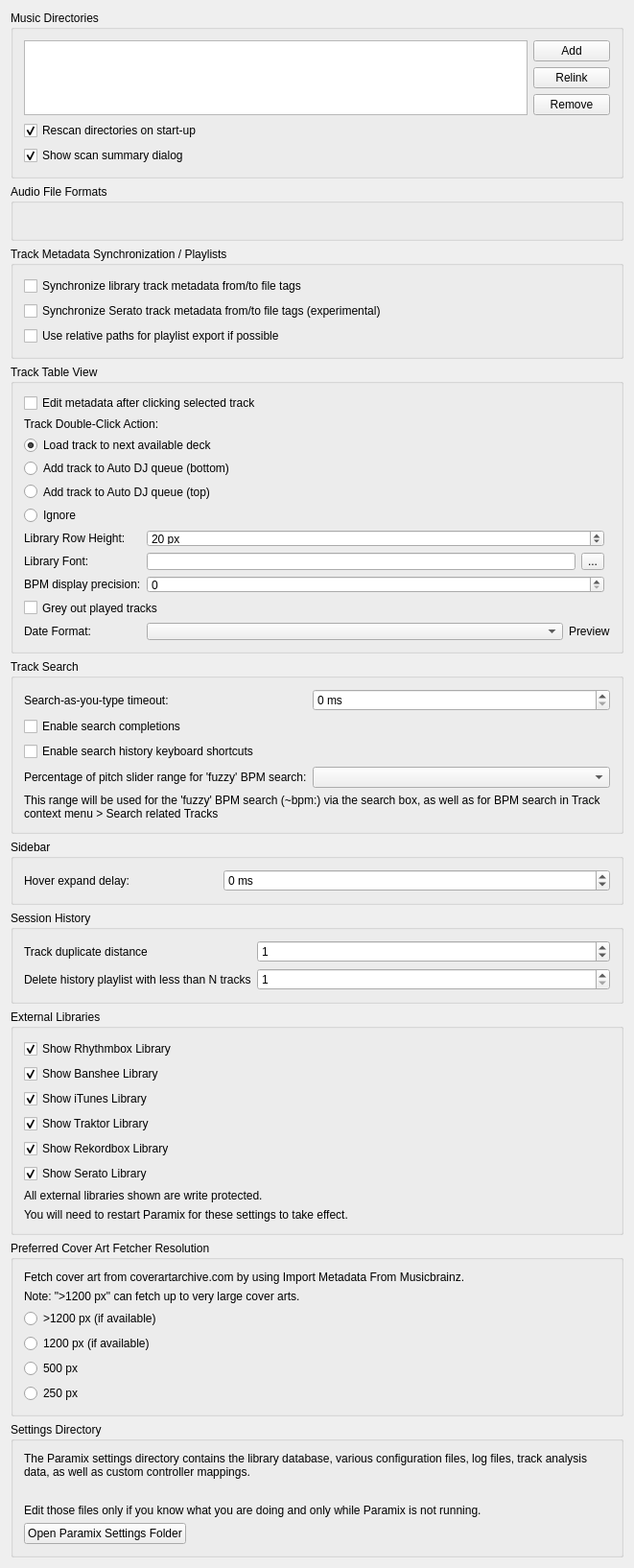
<?xml version="1.0" encoding="UTF-8"?>
<ui version="4.0">
 <class>DlgPrefLibraryDlg</class>
 <widget class="QWidget" name="DlgPrefLibraryDlg">
  <property name="geometry">
   <rect>
    <x>0</x>
    <y>0</y>
    <width>661</width>
    <height>1522</height>
   </rect>
  </property>
  <property name="windowTitle">
   <string notr="true">Library Preferences</string>
  </property>
  <layout class="QVBoxLayout" name="verticalLayout">

   <item>
    <widget class="QGroupBox" name="groupBox_MusicDirectories">
     <property name="title">
      <string>Music Directories</string>
     </property>
     <layout class="QGridLayout" name="gridLayout_music_directories">

      <item row="0" column="0" rowspan="3">
       <widget class="QListView" name="dirList">
        <property name="editTriggers">
         <set>QAbstractItemView::NoEditTriggers</set>
        </property>
        <property name="iconSize">
         <size>
          <width>16</width>
          <height>16</height>
         </size>
        </property>
        <property name="uniformItemSizes">
         <bool>true</bool>
        </property>
       </widget>
      </item>

      <item row="0" column="1">
       <widget class="QPushButton" name="pushButton_add_dir">
        <property name="font">
         <font/>
        </property>
        <property name="toolTip">
         <string>Add a directory where your music is stored. Paramix will watch this directory and its subdirectories for new tracks.</string>
        </property>
        <property name="text">
         <string>Add</string>
        </property>
       </widget>
      </item>

      <item row="1" column="1">
       <widget class="QPushButton" name="pushButton_relocate_dir">
        <property name="toolTip">
         <string>If an existing music directory is moved, Paramix doesn't know where to find the audio files in it. Choose Relink to select the music directory in its new location. &lt;br/&gt; This will re-establish the links to the audio files in the Paramix library.</string>
        </property>
        <property name="text">
         <string extracomment="This will re-establish the links to the audio files in the Mixxx database if you move an music directory to a new location.">Relink</string>
        </property>
       </widget>
      </item>

      <item row="2" column="1">
       <widget class="QPushButton" name="pushButton_remove_dir">
        <property name="font">
         <font/>
        </property>
        <property name="toolTip">
         <string>If removed, Paramix will no longer watch this directory and its subdirectories for new tracks.</string>
        </property>
        <property name="text">
         <string>Remove</string>
        </property>
       </widget>
      </item>

      <item row="3" column="0" colspan="2">
       <widget class="QCheckBox" name="checkBox_library_scan">
        <property name="text">
         <string>Rescan directories on start-up</string>
        </property>
        <property name="checked">
         <bool>true</bool>
        </property>
       </widget>
      </item>

      <item row="4" column="0" colspan="2">
       <widget class="QCheckBox" name="checkBox_library_scan_summary">
        <property name="text">
         <string>Show scan summary dialog</string>
        </property>
        <property name="checked">
         <bool>true</bool>
        </property>
       </widget>
      </item>

     </layout>
    </widget>
   </item>

   <item>
    <widget class="QGroupBox" name="groupBox_AudioFileFormats">
     <property name="title">
      <string>Audio File Formats</string>
     </property>
     <property name="flat">
      <bool>false</bool>
     </property>
     <layout class="QGridLayout" name="gridLayout_audio_formats">
      <item row="0" column="0">
       <widget class="QLabel" name="builtInFormats">
        <property name="text">
         <string/>
        </property>
        <property name="wordWrap">
         <bool>true</bool>
        </property>
       </widget>
      </item>
     </layout>
    </widget>
   </item>

   <item>
    <widget class="QGroupBox" name="groupBox_AudioFileTags">
     <property name="title">
      <string>Track Metadata Synchronization / Playlists</string>
     </property>
     <layout class="QGridLayout" name="gridLayout_metadata">
      <item row="0" column="0" colspan="2">
       <widget class="QCheckBox" name="checkBox_sync_track_metadata">
        <property name="toolTip">
         <string>Automatically write modified track metadata from the library into file tags and reimport metadata from updated file tags into the library</string>
        </property>
        <property name="text">
         <string>Synchronize library track metadata from/to file tags</string>
        </property>
       </widget>
      </item>

      <item row="1" column="0">
       <widget class="QCheckBox" name="checkBox_serato_metadata_export">
        <property name="toolTip">
         <string>Keeps track color, beat grid, bpm lock, cue points, and loops synchronized with SERATO_MARKERS/MARKERS2 file tags.&lt;br/&gt;&lt;br/&gt;WARNING: Enabling this option also enables the reimport of Serato metadata after files have been modified outside of Paramix. On reimport existing metadata in Paramix is replaced with the metadata found in file tags. Custom metadata not included in file tags like loop colors is lost.</string>
        </property>
        <property name="text">
         <string>Synchronize Serato track metadata from/to file tags (experimental)</string>
        </property>
       </widget>
      </item>

      <item row="2" column="0" colspan="2">
       <widget class="QCheckBox" name="checkBox_use_relative_path">
        <property name="text">
         <string>Use relative paths for playlist export if possible</string>
        </property>
       </widget>
      </item>
     </layout>
    </widget>
   </item>

   <item>
    <widget class="QGroupBox" name="groupBox_TrackTableView">
     <property name="title">
      <string>Track Table View</string>
     </property>
     <layout class="QGridLayout" name="gridLayout_track_table_view">

      <item row="1" column="0" colspan="4">
       <widget class="QCheckBox" name="checkBox_edit_metadata_selected_clicked">
        <property name="text">
         <string>Edit metadata after clicking selected track</string>
        </property>
       </widget>
      </item>

      <item row="2" column="0" colspan="4">
       <widget class="QLabel" name="label_doubeClickAction">
        <property name="text">
         <string>Track Double-Click Action:</string>
        </property>
        <property name="alignment">
         <set>Qt::AlignLeft|Qt::AlignVCenter</set>
        </property>
       </widget>
      </item>

      <item row="3" column="0" colspan="4">
       <widget class="QRadioButton" name="radioButton_dbclick_deck">
        <property name="text">
         <string>Load track to next available deck</string>
        </property>
        <property name="checked">
         <bool>true</bool>
        </property>
       </widget>
      </item>
      <item row="4" column="0" colspan="4">
       <widget class="QRadioButton" name="radioButton_dbclick_bottom">
        <property name="text">
         <string>Add track to Auto DJ queue (bottom)</string>
        </property>
       </widget>
      </item>
      <item row="5" column="0" colspan="4">
       <widget class="QRadioButton" name="radioButton_dbclick_top">
        <property name="text">
         <string>Add track to Auto DJ queue (top)</string>
        </property>
       </widget>
      </item>
      <item row="6" column="0" colspan="4">
       <widget class="QRadioButton" name="radioButton_dbclick_ignore">
        <property name="text">
         <string>Ignore</string>
        </property>
       </widget>
      </item>

      <item row="7" column="0">
       <widget class="QLabel" name="label_rowHeight">
        <property name="text">
         <string>Library Row Height:</string>
        </property>
        <property name="alignment">
         <set>Qt::AlignLeft|Qt::AlignVCenter</set>
        </property>
       </widget>
      </item>
      <item row="7" column="1" colspan="2">
       <widget class="QSpinBox" name="spinBox_row_height">
        <property name="suffix">
         <string> px</string>
        </property>
        <property name="minimum">
         <number>5</number>
        </property>
        <property name="maximum">
         <number>100</number>
        </property>
        <property name="value">
         <number>20</number>
        </property>
       </widget>
      </item>

      <item row="8" column="0">
       <widget class="QLabel" name="label_libraryFont">
        <property name="text">
         <string>Library Font:</string>
        </property>
        <property name="alignment">
         <set>Qt::AlignLeft|Qt::AlignVCenter</set>
        </property>
       </widget>
      </item>
      <item row="8" column="1">
       <widget class="QLineEdit" name="lineEdit_library_font">
        <property name="readOnly">
         <bool>true</bool>
        </property>
       </widget>
      </item>
      <item row="8" column="2">
       <widget class="QToolButton" name="btn_library_font">
        <property name="text">
         <string>...</string>
        </property>
       </widget>
      </item>

      <item row="9" column="0">
       <widget class="QLabel" name="label_bpm_precision">
        <property name="text">
         <string>BPM display precision:</string>
        </property>
        <property name="alignment">
         <set>Qt::AlignLeft|Qt::AlignVCenter</set>
        </property>
       </widget>
      </item>
      <item row="9" column="1" colspan="2">
       <widget class="QSpinBox" name="spinbox_bpm_precision"/>
      </item>

      <item row="10" column="0" colspan="4">
       <widget class="QCheckBox" name="checkbox_played_track_color">
        <property name="text">
         <string>Grey out played tracks</string>
        </property>
       </widget>
      </item>

      <item row="11" column="0">
       <widget class="QLabel" name="label_dateFormat">
        <property name="text">
         <string>Date Format:</string>
        </property>
        <property name="alignment">
         <set>Qt::AlignLeft|Qt::AlignVCenter</set>
        </property>
       </widget>
      </item>
      <item row="11" column="1" colspan="3">
       <layout class="QHBoxLayout" name="horizontalLayout_dateFormat">
        <property name="leftMargin">
         <number>0</number>
        </property>
        <property name="topMargin">
         <number>0</number>
        </property>
        <property name="rightMargin">
         <number>0</number>
        </property>
        <property name="bottomMargin">
         <number>0</number>
        </property>
        <item>
         <widget class="QComboBox" name="comboBox_dateFormat">
          <property name="sizePolicy">
           <sizepolicy hsizetype="Expanding" vsizetype="Fixed">
            <horstretch>0</horstretch>
            <verstretch>0</verstretch>
           </sizepolicy>
          </property>
         </widget>
        </item>
        <item>
         <widget class="QLabel" name="label_dateFormatPreview">
          <property name="text">
           <string>Preview</string>
          </property>
         </widget>
        </item>
       </layout>
      </item>

     </layout>
    </widget>
   </item><!-- Track Table View -->

   <item>
    <widget class="QGroupBox" name="groupBox_Search">
     <property name="title">
      <string>Track Search</string>
     </property>
     <layout class="QGridLayout" name="gridLayout_search">

      <item row="0" column="0">
       <widget class="QLabel" name="label_searchDebouncingTimeout">
        <property name="text">
         <string>Search-as-you-type timeout:</string>
        </property>
        <property name="alignment">
         <set>Qt::AlignLeft|Qt::AlignVCenter</set>
        </property>
       </widget>
      </item>
      <item row="0" column="1" colspan="2">
       <widget class="QSpinBox" name="spinBox_search_debouncing_timeout">
        <property name="suffix">
         <string> ms</string>
        </property>
       </widget>
      </item>

      <item row="1" column="0" colspan="3">
       <widget class="QCheckBox" name="checkBox_enable_search_completions">
        <property name="text">
         <string>Enable search completions</string>
        </property>
       </widget>
      </item>

      <item row="2" column="0" colspan="3">
       <widget class="QCheckBox" name="checkBox_enable_search_history_shortcuts">
        <property name="text">
         <string>Enable search history keyboard shortcuts</string>
        </property>
       </widget>
      </item>

      <item row="3" column="0">
       <widget class="QLabel" name="label_searchBpmFuzzyRange">
        <property name="text">
         <string>Percentage of pitch slider range for 'fuzzy' BPM search:</string>
        </property>
        <property name="alignment">
         <set>Qt::AlignLeft|Qt::AlignVCenter</set>
        </property>
        <property name="buddy">
         <cstring>comboBox_search_bpm_fuzzy_range</cstring>
        </property>
       </widget>
      </item>
      <item row="3" column="1" colspan="2">
       <widget class="QComboBox" name="comboBox_search_bpm_fuzzy_range"/>
      </item>
      <item row="4" column="0" colspan="3">
       <widget class="QLabel" name="label_searchBpmFuzzyRangeInfo">
        <property name="text">
         <string>This range will be used for the 'fuzzy' BPM search (~bpm:) via the search box, as well as for BPM search in Track context menu &gt; Search related Tracks</string>
        </property>
        <property name="wordWrap">
         <bool>true</bool>
        </property>
       </widget>
      </item>

     </layout>
    </widget>
   </item><!-- Search box -->

   <item>
    <widget class="QGroupBox" name="groupBox_sidebar">
     <property name="title">
      <string>Sidebar</string>
     </property>
     <layout class="QGridLayout" name="gridLayout_sidebar">

      <item row="0" column="0">
       <widget class="QLabel" name="label_sidebar_hover_expand_delay">
        <property name="text">
         <string>Hover expand delay:</string>
        </property>
        <property name="alignment">
         <set>Qt::AlignLeft|Qt::AlignVCenter</set>
        </property>
        <property name="buddy">
         <cstring>spinBox_sidebar_hover_expand_delay</cstring>
        </property>
       </widget>
      </item>
      <item row="0" column="1" colspan="2">
       <widget class="QSpinBox" name="spinBox_sidebar_hover_expand_delay">
        <property name="suffix">
         <string> ms</string>
        </property>
        <property name="toolTip">
         <string>The delay until sidebar items are expanded or collapsed hovered during drag'n'drop. -1 disables auto-expand.</string>
        </property>
        <property name="minimum">
         <number>-1</number>
        </property>
        <property name="maximum">
         <number>5000</number>
        </property>
        <property name="singleStep">
         <number>50</number>
        </property>
       </widget>
      </item>

     </layout>
    </widget>
   </item>

   <item>
    <widget class="QGroupBox" name="groupBox_History">
     <property name="title">
      <string>Session History</string>
     </property>
     <layout class="QGridLayout" name="gridLayout_history">

      <item row="1" column="0">
       <widget class="QLabel" name="label_history_track_duplicate_distance">
        <property name="text">
         <string>Track duplicate distance</string>
        </property>
        <property name="alignment">
         <set>Qt::AlignLeft|Qt::AlignVCenter</set>
        </property>
        <property name="wordWrap">
         <bool>true</bool>
        </property>
       </widget>
      </item>
      <item row="1" column="1" colspan="2">
       <widget class="QSpinBox" name="spinbox_history_track_duplicate_distance">
        <property name="toolTip">
         <string>When playing a track again log it to the session history only if more than N other tracks have been played in the meantime</string>
        </property>
        <property name="minimum">
         <number>0</number>
        </property>
        <property name="maximum">
         <number>99</number>
        </property>
        <property name="value">
         <number>1</number>
        </property>
       </widget>
      </item>

      <item row="2" column="0">
       <widget class="QLabel" name="label_history_cleanup">
        <property name="toolTip">
         <string>History playlist with less than N tracks will be deleted&lt;br/&gt;&lt;br/&gt;Note: the cleanup will be performed during startup and shutdown of Paramix.</string>
        </property>
        <property name="text">
         <string>Delete history playlist with less than N tracks</string>
        </property>
        <property name="alignment">
         <set>Qt::AlignLeft|Qt::AlignVCenter</set>
        </property>
       </widget>
      </item>
      <item row="2" column="1" colspan="2">
       <widget class="QSpinBox" name="spinbox_history_min_tracks_to_keep">
        <property name="minimum">
         <number>1</number>
        </property>
        <property name="maximum">
         <number>99</number>
        </property>
        <property name="value">
         <number>1</number>
        </property>
       </widget>
      </item>

     </layout>
    </widget>
   </item><!-- History -->

   <item>
    <widget class="QGroupBox" name="groupBox_external_libraries">
     <property name="title">
      <string>External Libraries</string>
     </property>
     <layout class="QGridLayout" name="gridLayout_external_libraries">
      <item row="0" column="0">
       <widget class="QCheckBox" name="checkBox_show_rhythmbox">
        <property name="text">
         <string>Show Rhythmbox Library</string>
        </property>
        <property name="checked">
         <bool>true</bool>
        </property>
       </widget>
      </item>
      <item row="1" column="0">
       <widget class="QCheckBox" name="checkBox_show_banshee">
        <property name="text">
         <string>Show Banshee Library</string>
        </property>
        <property name="checked">
         <bool>true</bool>
        </property>
       </widget>
      </item>
      <item row="2" column="0">
       <widget class="QCheckBox" name="checkBox_show_itunes">
        <property name="text">
         <string>Show iTunes Library</string>
        </property>
        <property name="checked">
         <bool>true</bool>
        </property>
       </widget>
      </item>
      <item row="3" column="0">
       <widget class="QCheckBox" name="checkBox_show_traktor">
        <property name="text">
         <string>Show Traktor Library</string>
        </property>
        <property name="checked">
         <bool>true</bool>
        </property>
       </widget>
      </item>
      <item row="4" column="0">
       <widget class="QCheckBox" name="checkBox_show_rekordbox">
        <property name="text">
         <string>Show Rekordbox Library</string>
        </property>
        <property name="checked">
         <bool>true</bool>
        </property>
       </widget>
      </item>
      <item row="5" column="0">
       <widget class="QCheckBox" name="checkBox_show_serato">
        <property name="text">
         <string>Show Serato Library</string>
        </property>
        <property name="checked">
         <bool>true</bool>
        </property>
       </widget>
      </item>
      <item row="6" column="0">
       <widget class="QLabel" name="label_4">
        <property name="text">
         <string>All external libraries shown are write protected.</string>
        </property>
        <property name="wordWrap">
         <bool>true</bool>
        </property>
        <property name="topMargin" stdset="0">
         <number>10</number>
        </property>
       </widget>
      </item>
      <item row="7" column="0">
       <widget class="QLabel" name="label_11">
        <property name="text">
         <string>You will need to restart Paramix for these settings to take effect.</string>
        </property>
        <property name="wordWrap">
         <bool>true</bool>
        </property>
       </widget>
      </item>
     </layout>
    </widget>
   </item>

   <item>
    <widget class="QGroupBox" name="groupBox_cover_art_fetcher">
     <property name="title">
      <string>Preferred Cover Art Fetcher Resolution</string>
     </property>
     <layout class="QGridLayout" name="gridLayout_cover_art_fetcher">
      <item row="0" column="0">
       <widget class="QLabel" name="label_12">
        <property name="text">
         <string>Fetch cover art from coverartarchive.com by using Import Metadata From Musicbrainz.</string>
        </property>
        <property name="wordWrap">
         <bool>true</bool>
        </property>
       </widget>
      </item>
      <item row="1" column="0">
       <widget class="QLabel" name="label_13">
        <property name="text">
         <string>Note: &quot;&gt;1200 px&quot; can fetch up to very large cover arts.</string>
        </property>
        <property name="wordWrap">
         <bool>true</bool>
        </property>
       </widget>
      </item>
      <item row="2" column="0">
       <widget class="QRadioButton" name="radioButton_cover_art_fetcher_highest">
        <property name="text">
         <string>&gt;1200 px (if available)</string>
        </property>
        <property name="checked">
         <bool>false</bool>
        </property>
       </widget>
      </item>
      <item row="3" column="0">
       <widget class="QRadioButton" name="radioButton_cover_art_fetcher_high">
        <property name="text">
         <string>1200 px (if available)</string>
        </property>
        <property name="checked">
         <bool>false</bool>
        </property>
       </widget>
      </item>
      <item row="4" column="0">
       <widget class="QRadioButton" name="radioButton_cover_art_fetcher_medium">
        <property name="text">
         <string>500 px</string>
        </property>
        <property name="checked">
         <bool>false</bool>
        </property>
       </widget>
      </item>
      <item row="5" column="0">
       <widget class="QRadioButton" name="radioButton_cover_art_fetcher_lowest">
        <property name="text">
         <string>250 px</string>
        </property>
        <property name="checked">
         <bool>false</bool>
        </property>
       </widget>
      </item>
     </layout>
    </widget>
   </item>

   <item>
    <widget class="QGroupBox" name="groupBox_settingsDir">
     <property name="title">
      <string>Settings Directory</string>
     </property>
     <layout class="QVBoxLayout" name="vlayout_settingsDir">
      <item>
       <widget class="QLabel" name="label_settingsDir">
        <property name="text">
         <string>The Paramix settings directory contains the library database, various configuration files, log files, track analysis data, as well as custom controller mappings.</string>
        </property>
        <property name="wordWrap">
         <bool>true</bool>
        </property>
       </widget>
      </item>
      <item>
       <widget class="QLabel" name="label_settingsManualLink">
        <property name="text">
         <string/>
        </property>
        <property name="wordWrap">
         <bool>true</bool>
        </property>
        <property name="openExternalLinks">
         <bool>true</bool>
        </property>
       </widget>
      </item>
      <item>
       <widget class="QLabel" name="label_settingsWarning">
        <property name="text">
         <string>Edit those files only if you know what you are doing and only while Paramix is not running.</string>
        </property>
        <property name="wordWrap">
         <bool>true</bool>
        </property>
       </widget>
      </item>
      <item>
       <widget class="QPushButton" name="pushButton_open_settings_dir">
        <property name="sizePolicy">
         <sizepolicy hsizetype="Fixed" vsizetype="Fixed">
          <horstretch>0</horstretch>
          <verstretch>0</verstretch>
         </sizepolicy>
        </property>
        <property name="text">
         <string>Open Paramix Settings Folder</string>
        </property>
       </widget>
      </item>
     </layout>
    </widget>
   </item>
   <item>
    <spacer name="verticalSpacer">
     <property name="orientation">
      <enum>Qt::Vertical</enum>
     </property>
     <property name="sizeHint" stdset="0">
      <size>
       <width>20</width>
       <height>40</height>
      </size>
     </property>
    </spacer>
   </item>
  </layout>
 </widget>
 <layoutdefault spacing="6" margin="11"/>
 <tabstops>
  <tabstop>dirList</tabstop>
  <tabstop>pushButton_add_dir</tabstop>
  <tabstop>pushButton_relocate_dir</tabstop>
  <tabstop>pushButton_remove_dir</tabstop>
  <tabstop>checkBox_library_scan</tabstop>
  <tabstop>checkBox_library_scan_summary</tabstop>
  <tabstop>checkBox_sync_track_metadata</tabstop>
  <tabstop>checkBox_serato_metadata_export</tabstop>
  <tabstop>checkBox_use_relative_path</tabstop>
  <tabstop>checkBox_edit_metadata_selected_clicked</tabstop>
  <tabstop>radioButton_dbclick_deck</tabstop>
  <tabstop>radioButton_dbclick_bottom</tabstop>
  <tabstop>radioButton_dbclick_top</tabstop>
  <tabstop>radioButton_dbclick_ignore</tabstop>
  <tabstop>spinBox_row_height</tabstop>
  <tabstop>btn_library_font</tabstop>
  <tabstop>spinbox_bpm_precision</tabstop>
  <tabstop>checkbox_played_track_color</tabstop>
  <tabstop>comboBox_dateFormat</tabstop>
  <tabstop>spinBox_search_debouncing_timeout</tabstop>
  <tabstop>checkBox_enable_search_completions</tabstop>
  <tabstop>checkBox_enable_search_history_shortcuts</tabstop>
  <tabstop>comboBox_search_bpm_fuzzy_range</tabstop>
  <tabstop>spinBox_sidebar_hover_expand_delay</tabstop>
  <tabstop>spinbox_history_track_duplicate_distance</tabstop>
  <tabstop>spinbox_history_min_tracks_to_keep</tabstop>
  <tabstop>checkBox_show_rhythmbox</tabstop>
  <tabstop>checkBox_show_banshee</tabstop>
  <tabstop>checkBox_show_itunes</tabstop>
  <tabstop>checkBox_show_traktor</tabstop>
  <tabstop>checkBox_show_rekordbox</tabstop>
  <tabstop>checkBox_show_serato</tabstop>
  <tabstop>radioButton_cover_art_fetcher_highest</tabstop>
  <tabstop>radioButton_cover_art_fetcher_high</tabstop>
  <tabstop>radioButton_cover_art_fetcher_medium</tabstop>
  <tabstop>radioButton_cover_art_fetcher_lowest</tabstop>
  <tabstop>pushButton_open_settings_dir</tabstop>
 </tabstops>
 <resources/>
 <connections/>
</ui>
